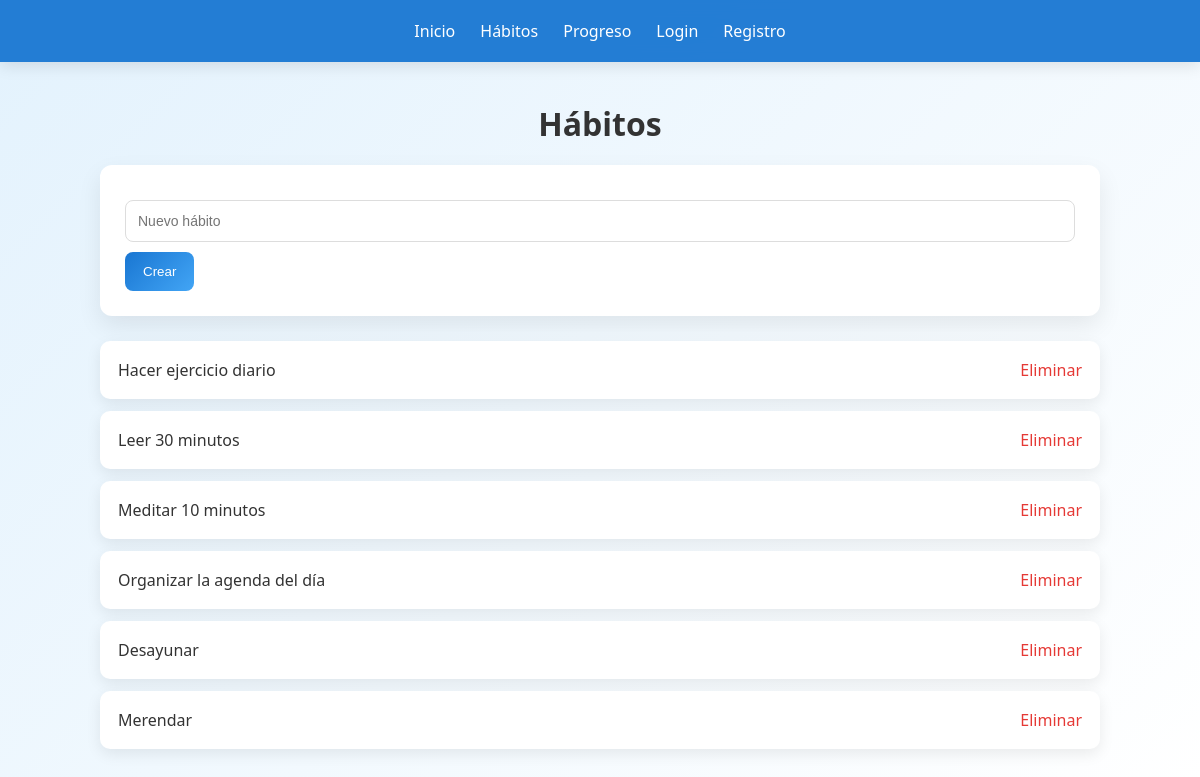
Page /habitos on the committed database.
### tables this page shows
CREATE TABLE habitos (
    id INTEGER PRIMARY KEY AUTOINCREMENT,
    nombre TEXT
);

### app.py (the view)
@app.route("/habitos", methods=["GET","POST"])
def habitos():
    con = db()
    if request.method == "POST":
        nombre = request.form["nombre"]
        con.execute("INSERT INTO habitos (nombre) VALUES (?)", (nombre,))
        con.commit()
    habitos = con.execute("SELECT * FROM habitos").fetchall()
    return render_template("habitos.html", habitos=habitos)

### app.py (called while the page is built)
def db():
    return sqlite3.connect("ex_final_ldm.db")

### EXAMEN_FINAL_LENGUAJE/templates/habitos.html
{% extends "base.html" %}
{% block content %}
<h1>Hábitos</h1>
<form method="POST">
    <input name="nombre" placeholder="Nuevo hábito" required>
    <button type="submit">Crear</button>
</form>
<ul>
{% for h in habitos %}
<li>
    {{ h[1] }}
    <a href="/eliminar_habito/{{ h[0] }}">Eliminar</a>
</li>
{% endfor %}
</ul>
{% endblock %}

### EXAMEN_FINAL_LENGUAJE/templates/base.html (shortened to what this page needs)
<!DOCTYPE html>
<html>
<head>
    <link rel="stylesheet" href="{{ url_for('static', filename='style.css') }}">
</head>
<body>
<nav>
    <a href="/">Inicio</a>
    <a href="/habitos">Hábitos</a>
    <a href="/registros">Progreso</a>
    <a href="/login">Login</a>
    <a href="/register">Registro</a>
</nav>
<div class="container">
    {% block content %}{% endblock %}
</div>
</body>
</html>

### EXAMEN_FINAL_LENGUAJE/static/style.css (style rules this page uses)
* { margin: 0; padding: 0; box-sizing: border-box; }
body { font-family: 'Segoe UI', Tahoma, Geneva, Verdana, sans-serif; background: linear-gradient(135deg, #e3f2fd, #ffffff); color: #333; }
nav { position: sticky; top: 0; background: rgba(25, 118, 210, 0.95); backdrop-filter: blur(10px); padding: 15px 30px; display: flex; justify-content: center; gap: 25px; box-shadow: 0 4px 15px rgba(0,0,0,0.1); z-index: 1000; }
nav a { color: white; text-decoration: none; font-weight: 500; position: relative; padding: 5px 0; transition: all 0.3s ease; }
nav a::after { content: ""; position: absolute; left: 0; bottom: -3px; width: 0%; height: 2px; background: white; transition: width 0.3s ease; }
.container { width: 85%; max-width: 1000px; margin: 40px auto; }
h1 { text-align: center; margin-bottom: 20px; font-size: 2rem; }
form { background: white; padding: 25px; border-radius: 12px; box-shadow: 0px 10px 25px rgba(0,0,0,0.08); margin-bottom: 25px; transition: transform 0.2s ease; }
input { width: 100%; padding: 12px; margin: 10px 0; border-radius: 8px; border: 1px solid #ddd; transition: all 0.2s ease; font-size: 14px; }
button { background: linear-gradient(135deg, #1976d2, #42a5f5); color: white; border: none; padding: 12px 18px; border-radius: 8px; cursor: pointer; font-weight: 500; transition: all 0.3s ease; }
ul { list-style: none; }
li { background: white; margin: 12px 0; padding: 18px; border-radius: 10px; box-shadow: 0px 5px 15px rgba(0,0,0,0.08); display: flex; justify-content: space-between; align-items: center; transition: transform 0.2s ease; }
li a { color: #e53935; margin-left: 15px; text-decoration: none; font-weight: 500; transition: color 0.2s; }

### rows in the picture
habitos: nombre "Hacer ejercicio diario"
habitos: nombre "Leer 30 minutos"
habitos: nombre "Meditar 10 minutos"
habitos: nombre "Organizar la agenda del día"
habitos: nombre "Desayunar"
habitos: nombre "Merendar"
